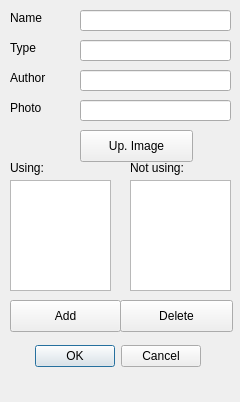
<?xml version="1.0" encoding="UTF-8"?>
<ui version="4.0">
 <class>Dialog_e</class>
 <widget class="QDialog" name="Dialog_e">
  <property name="geometry">
   <rect>
    <x>0</x>
    <y>0</y>
    <width>240</width>
    <height>402</height>
   </rect>
  </property>
  <property name="windowTitle">
   <string>Dialog</string>
  </property>
  <widget class="QDialogButtonBox" name="buttonBox">
   <property name="geometry">
    <rect>
     <x>30</x>
     <y>340</y>
     <width>171</width>
     <height>32</height>
    </rect>
   </property>
   <property name="orientation">
    <enum>Qt::Horizontal</enum>
   </property>
   <property name="standardButtons">
    <set>QDialogButtonBox::Cancel|QDialogButtonBox::Ok</set>
   </property>
  </widget>
  <widget class="QLineEdit" name="lineEdit_3">
   <property name="geometry">
    <rect>
     <x>80</x>
     <y>70</y>
     <width>151</width>
     <height>21</height>
    </rect>
   </property>
   <property name="text">
    <string/>
   </property>
  </widget>
  <widget class="QLabel" name="label">
   <property name="geometry">
    <rect>
     <x>10</x>
     <y>10</y>
     <width>59</width>
     <height>16</height>
    </rect>
   </property>
   <property name="text">
    <string>Name</string>
   </property>
  </widget>
  <widget class="QLabel" name="label_2">
   <property name="geometry">
    <rect>
     <x>10</x>
     <y>40</y>
     <width>59</width>
     <height>16</height>
    </rect>
   </property>
   <property name="text">
    <string>Type</string>
   </property>
  </widget>
  <widget class="QLineEdit" name="lineEdit_2">
   <property name="geometry">
    <rect>
     <x>80</x>
     <y>40</y>
     <width>151</width>
     <height>21</height>
    </rect>
   </property>
  </widget>
  <widget class="QLabel" name="label_3">
   <property name="geometry">
    <rect>
     <x>10</x>
     <y>70</y>
     <width>59</width>
     <height>16</height>
    </rect>
   </property>
   <property name="text">
    <string>Author</string>
   </property>
  </widget>
  <widget class="QPushButton" name="pushButton">
   <property name="geometry">
    <rect>
     <x>10</x>
     <y>300</y>
     <width>111</width>
     <height>32</height>
    </rect>
   </property>
   <property name="text">
    <string>Add</string>
   </property>
  </widget>
  <widget class="QPushButton" name="pushButton_2">
   <property name="geometry">
    <rect>
     <x>120</x>
     <y>300</y>
     <width>113</width>
     <height>32</height>
    </rect>
   </property>
   <property name="text">
    <string>Delete</string>
   </property>
  </widget>
  <widget class="QLineEdit" name="lineEdit">
   <property name="geometry">
    <rect>
     <x>80</x>
     <y>10</y>
     <width>151</width>
     <height>21</height>
    </rect>
   </property>
  </widget>
  <widget class="QListWidget" name="listProgs">
   <property name="geometry">
    <rect>
     <x>10</x>
     <y>180</y>
     <width>101</width>
     <height>111</height>
    </rect>
   </property>
  </widget>
  <widget class="QListWidget" name="listProgs_2">
   <property name="geometry">
    <rect>
     <x>130</x>
     <y>180</y>
     <width>101</width>
     <height>111</height>
    </rect>
   </property>
  </widget>
  <widget class="QLabel" name="label_4">
   <property name="geometry">
    <rect>
     <x>10</x>
     <y>100</y>
     <width>59</width>
     <height>16</height>
    </rect>
   </property>
   <property name="text">
    <string>Photo</string>
   </property>
  </widget>
  <widget class="QLineEdit" name="lineEdit_4">
   <property name="geometry">
    <rect>
     <x>80</x>
     <y>100</y>
     <width>151</width>
     <height>21</height>
    </rect>
   </property>
  </widget>
  <widget class="QLabel" name="label_5">
   <property name="geometry">
    <rect>
     <x>10</x>
     <y>160</y>
     <width>59</width>
     <height>16</height>
    </rect>
   </property>
   <property name="text">
    <string>Using:</string>
   </property>
  </widget>
  <widget class="QLabel" name="label_6">
   <property name="geometry">
    <rect>
     <x>130</x>
     <y>160</y>
     <width>71</width>
     <height>16</height>
    </rect>
   </property>
   <property name="text">
    <string>Not using:</string>
   </property>
  </widget>
  <widget class="QPushButton" name="pushButton_3">
   <property name="geometry">
    <rect>
     <x>80</x>
     <y>130</y>
     <width>113</width>
     <height>32</height>
    </rect>
   </property>
   <property name="text">
    <string>Up. Image</string>
   </property>
  </widget>
 </widget>
 <resources/>
 <connections>
  <connection>
   <sender>buttonBox</sender>
   <signal>accepted()</signal>
   <receiver>Dialog_e</receiver>
   <slot>accept()</slot>
   <hints>
    <hint type="sourcelabel">
     <x>248</x>
     <y>254</y>
    </hint>
    <hint type="destinationlabel">
     <x>157</x>
     <y>274</y>
    </hint>
   </hints>
  </connection>
  <connection>
   <sender>buttonBox</sender>
   <signal>rejected()</signal>
   <receiver>Dialog_e</receiver>
   <slot>reject()</slot>
   <hints>
    <hint type="sourcelabel">
     <x>316</x>
     <y>260</y>
    </hint>
    <hint type="destinationlabel">
     <x>286</x>
     <y>274</y>
    </hint>
   </hints>
  </connection>
 </connections>
</ui>
